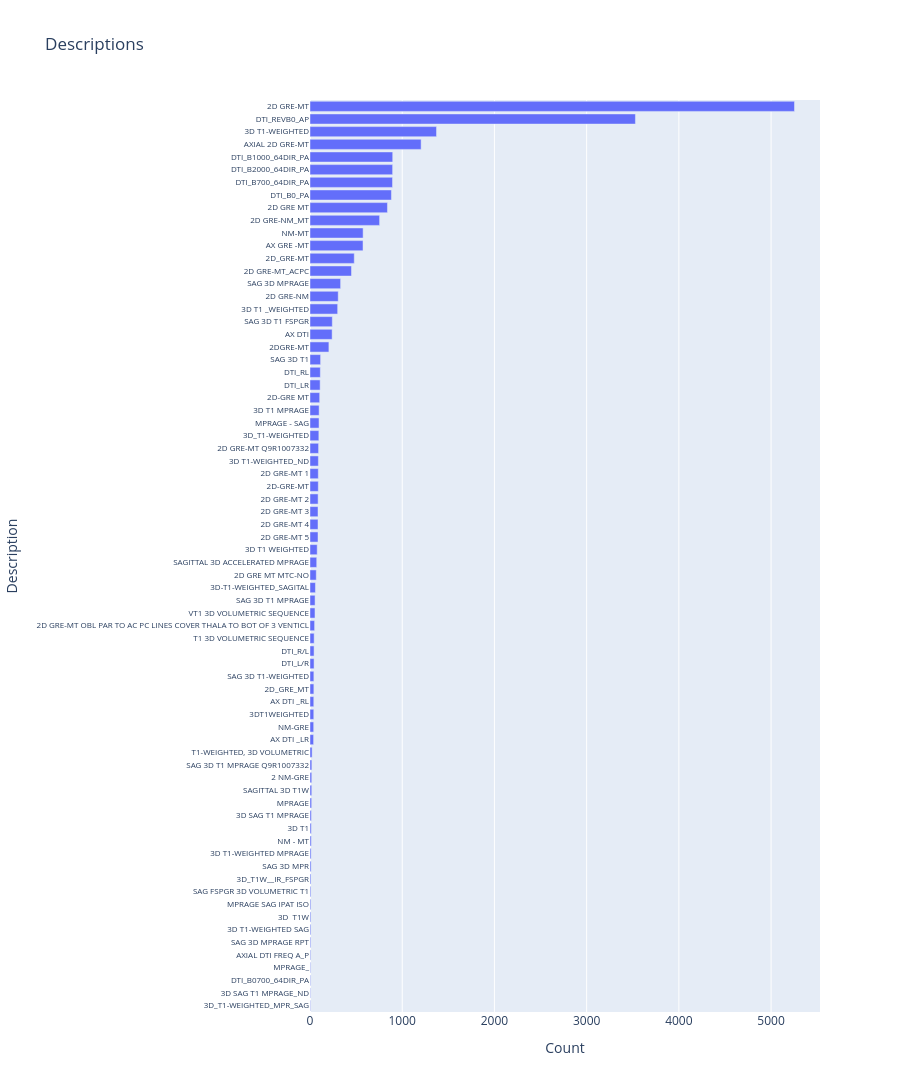

Notebook code cell kept with this figure:
### Code cell
desc_counts = df["Description_clean"].value_counts()
top_df = desc_counts.reset_index()
top_df.columns = ["Description", "Count"]

# Reverse order for horizontal readability (small → big from top to bottom)
top_df = top_df.iloc[::-1]

fig = px.bar(
    top_df,
    x="Count",
    y="Description",
    orientation="h",
    title="Descriptions",
    height=2000,
)

# Remove categoryorder — let your dataframe control it
fig.update_layout(
    yaxis={"categoryorder": "array", "categoryarray": top_df["Description"]}
)
fig.update_yaxes(
    tickmode="array",
    tickvals=top_df["Description"],
    ticktext=top_df["Description"],
    tickfont=dict(size=8),  # shrink font so all labels fit
)
fig.show()

### Figure 1 — Plotly figure (JSON) as saved in the notebook; plotly's stock layout.template omitted (floating-point values rounded to 4 significant figures)
{"data": [{"hovertemplate": "Count=%{x}<br>Description=%{y}<extra></extra>", "legendgroup": "", "marker": {"color": "#636efa", "pattern": {"shape": ""}}, "name": "", "orientation": "h", "showlegend": false, "textposition": "auto", "type": "bar", "x": [5, 5, 6, 6, 7, 8, 9, 9, 9, 9, 10, 12, 12, 14, 14, 15, 18, 19, 19, 20, 23, 39, 40, 41, 41, 42, 42, 44, 44, 45, 50, 54, 55, 59, 68, 73, 78, 87, 87, 87, 88, 90, 90, 91, 93, 96, 98, 99, 105, 110, 112, 115, 205, 240, 242, 300, 306, 332, 450, 480, 575, 576, 755, 840, 883, 895, 896, 897, 1205, 1372, 3529, 5254], "xaxis": "x", "y": ["3D_T1-WEIGHTED_MPR_SAG", "3D SAG T1 MPRAGE_ND", "DTI_B0700_64DIR_PA", "MPRAGE_", "AXIAL DTI FREQ A_P", "SAG 3D MPRAGE RPT", "3D T1-WEIGHTED SAG", "3D  T1W", "MPRAGE SAG IPAT ISO", "SAG FSPGR 3D VOLUMETRIC T1", "3D_T1W__IR_FSPGR", "SAG 3D MPR", "3D T1-WEIGHTED MPRAGE", "NM - MT", "3D T1", "3D SAG T1 MPRAGE", "MPRAGE", "SAGITTAL 3D T1W", "2 NM-GRE", "SAG 3D T1 MPRAGE Q9R1007332", "T1-WEIGHTED, 3D VOLUMETRIC", "AX DTI _LR", "NM-GRE", "3DT1WEIGHTED", "AX DTI _RL", "2D_GRE_MT", "SAG 3D T1-WEIGHTED", "DTI_L/R", "DTI_R/L", "T1 3D VOLUMETRIC SEQUENCE", "2D GRE-MT OBL PAR TO AC PC LINES COVER THALA TO BOT OF 3 VENTICL", "VT1 3D VOLUMETRIC SEQUENCE", "SAG 3D T1 MPRAGE", "3D-T1-WEIGHTED_SAGITAL", "2D GRE MT MTC-NO", "SAGITTAL 3D ACCELERATED MPRAGE", "3D T1 WEIGHTED", "2D GRE-MT 5", "2D GRE-MT 4", "2D GRE-MT 3", "2D GRE-MT 2", "2D-GRE-MT", "2D GRE-MT 1", "3D T1-WEIGHTED_ND", "2D GRE-MT Q9R1007332", "3D_T1-WEIGHTED", "MPRAGE - SAG", "3D T1 MPRAGE", "2D-GRE MT", "DTI_LR", "DTI_RL", "SAG 3D T1", "2DGRE-MT", "AX DTI", "SAG 3D T1 FSPGR", "3D T1 _WEIGHTED", "2D GRE-NM", "SAG 3D MPRAGE", "2D GRE-MT_ACPC", "2D_GRE-MT", "AX GRE -MT", "NM-MT", "2D GRE-NM_MT", "2D GRE MT", "DTI_B0_PA", "DTI_B700_64DIR_PA", "DTI_B2000_64DIR_PA", "DTI_B1000_64DIR_PA", "AXIAL 2D GRE-MT", "3D T1-WEIGHTED", "DTI_REVB0_AP", "2D GRE-MT"], "yaxis": "y"}], "layout": {"barmode": "relative", "height": 2000, "legend": {"tracegroupgap": 0}, "title": {"text": "Descriptions"}, "xaxis": {"anchor": "y", "domain": [0, 1], "title": {"text": "Count"}}, "yaxis": {"anchor": "x", "categoryarray": ["3D_T1-WEIGHTED_MPR_SAG", "3D SAG T1 MPRAGE_ND", "DTI_B0700_64DIR_PA", "MPRAGE_", "AXIAL DTI FREQ A_P", "SAG 3D MPRAGE RPT", "3D T1-WEIGHTED SAG", "3D  T1W", "MPRAGE SAG IPAT ISO", "SAG FSPGR 3D VOLUMETRIC T1", "3D_T1W__IR_FSPGR", "SAG 3D MPR", "3D T1-WEIGHTED MPRAGE", "NM - MT", "3D T1", "3D SAG T1 MPRAGE", "MPRAGE", "SAGITTAL 3D T1W", "2 NM-GRE", "SAG 3D T1 MPRAGE Q9R1007332", "T1-WEIGHTED, 3D VOLUMETRIC", "AX DTI _LR", "NM-GRE", "3DT1WEIGHTED", "AX DTI _RL", "2D_GRE_MT", "SAG 3D T1-WEIGHTED", "DTI_L/R", "DTI_R/L", "T1 3D VOLUMETRIC SEQUENCE", "2D GRE-MT OBL PAR TO AC PC LINES COVER THALA TO BOT OF 3 VENTICL", "VT1 3D VOLUMETRIC SEQUENCE", "SAG 3D T1 MPRAGE", "3D-T1-WEIGHTED_SAGITAL", "2D GRE MT MTC-NO", "SAGITTAL 3D ACCELERATED MPRAGE", "3D T1 WEIGHTED", "2D GRE-MT 5", "2D GRE-MT 4", "2D GRE-MT 3", "2D GRE-MT 2", "2D-GRE-MT", "2D GRE-MT 1", "3D T1-WEIGHTED_ND", "2D GRE-MT Q9R1007332", "3D_T1-WEIGHTED", "MPRAGE - SAG", "3D T1 MPRAGE", "2D-GRE MT", "DTI_LR", "DTI_RL", "SAG 3D T1", "2DGRE-MT", "AX DTI", "SAG 3D T1 FSPGR", "3D T1 _WEIGHTED", "2D GRE-NM", "SAG 3D MPRAGE", "2D GRE-MT_ACPC", "2D_GRE-MT", "AX GRE -MT", "NM-MT", "2D GRE-NM_MT", "2D GRE MT", "DTI_B0_PA", "DTI_B700_64DIR_PA", "DTI_B2000_64DIR_PA", "DTI_B1000_64DIR_PA", "AXIAL 2D GRE-MT", "3D T1-WEIGHTED", "DTI_REVB0_AP", "2D GRE-MT"], "categoryorder": "array", "domain": [0, 1], "tickfont": {"size": 8}, "tickmode": "array", "ticktext": ["3D_T1-WEIGHTED_MPR_SAG", "3D SAG T1 MPRAGE_ND", "DTI_B0700_64DIR_PA", "MPRAGE_", "AXIAL DTI FREQ A_P", "SAG 3D MPRAGE RPT", "3D T1-WEIGHTED SAG", "3D  T1W", "MPRAGE SAG IPAT ISO", "SAG FSPGR 3D VOLUMETRIC T1", "3D_T1W__IR_FSPGR", "SAG 3D MPR", "3D T1-WEIGHTED MPRAGE", "NM - MT", "3D T1", "3D SAG T1 MPRAGE", "MPRAGE", "SAGITTAL 3D T1W", "2 NM-GRE", "SAG 3D T1 MPRAGE Q9R1007332", "T1-WEIGHTED, 3D VOLUMETRIC", "AX DTI _LR", "NM-GRE", "3DT1WEIGHTED", "AX DTI _RL", "2D_GRE_MT", "SAG 3D T1-WEIGHTED", "DTI_L/R", "DTI_R/L", "T1 3D VOLUMETRIC SEQUENCE", "2D GRE-MT OBL PAR TO AC PC LINES COVER THALA TO BOT OF 3 VENTICL", "VT1 3D VOLUMETRIC SEQUENCE", "SAG 3D T1 MPRAGE", "3D-T1-WEIGHTED_SAGITAL", "2D GRE MT MTC-NO", "SAGITTAL 3D ACCELERATED MPRAGE", "3D T1 WEIGHTED", "2D GRE-MT 5", "2D GRE-MT 4", "2D GRE-MT 3", "2D GRE-MT 2", "2D-GRE-MT", "2D GRE-MT 1", "3D T1-WEIGHTED_ND", "2D GRE-MT Q9R1007332", "3D_T1-WEIGHTED", "MPRAGE - SAG", "3D T1 MPRAGE", "2D-GRE MT", "DTI_LR", "DTI_RL", "SAG 3D T1", "2DGRE-MT", "AX DTI", "SAG 3D T1 FSPGR", "3D T1 _WEIGHTED", "2D GRE-NM", "SAG 3D MPRAGE", "2D GRE-MT_ACPC", "2D_GRE-MT", "AX GRE -MT", "NM-MT", "2D GRE-NM_MT", "2D GRE MT", "DTI_B0_PA", "DTI_B700_64DIR_PA", "DTI_B2000_64DIR_PA", "DTI_B1000_64DIR_PA", "AXIAL 2D GRE-MT", "3D T1-WEIGHTED", "DTI_REVB0_AP", "2D GRE-MT"], "tickvals": ["3D_T1-WEIGHTED_MPR_SAG", "3D SAG T1 MPRAGE_ND", "DTI_B0700_64DIR_PA", "MPRAGE_", "AXIAL DTI FREQ A_P", "SAG 3D MPRAGE RPT", "3D T1-WEIGHTED SAG", "3D  T1W", "MPRAGE SAG IPAT ISO", "SAG FSPGR 3D VOLUMETRIC T1", "3D_T1W__IR_FSPGR", "SAG 3D MPR", "3D T1-WEIGHTED MPRAGE", "NM - MT", "3D T1", "3D SAG T1 MPRAGE", "MPRAGE", "SAGITTAL 3D T1W", "2 NM-GRE", "SAG 3D T1 MPRAGE Q9R1007332", "T1-WEIGHTED, 3D VOLUMETRIC", "AX DTI _LR", "NM-GRE", "3DT1WEIGHTED", "AX DTI _RL", "2D_GRE_MT", "SAG 3D T1-WEIGHTED", "DTI_L/R", "DTI_R/L", "T1 3D VOLUMETRIC SEQUENCE", "2D GRE-MT OBL PAR TO AC PC LINES COVER THALA TO BOT OF 3 VENTICL", "VT1 3D VOLUMETRIC SEQUENCE", "SAG 3D T1 MPRAGE", "3D-T1-WEIGHTED_SAGITAL", "2D GRE MT MTC-NO", "SAGITTAL 3D ACCELERATED MPRAGE", "3D T1 WEIGHTED", "2D GRE-MT 5", "2D GRE-MT 4", "2D GRE-MT 3", "2D GRE-MT 2", "2D-GRE-MT", "2D GRE-MT 1", "3D T1-WEIGHTED_ND", "2D GRE-MT Q9R1007332", "3D_T1-WEIGHTED", "MPRAGE - SAG", "3D T1 MPRAGE", "2D-GRE MT", "DTI_LR", "DTI_RL", "SAG 3D T1", "2DGRE-MT", "AX DTI", "SAG 3D T1 FSPGR", "3D T1 _WEIGHTED", "2D GRE-NM", "SAG 3D MPRAGE", "2D GRE-MT_ACPC", "2D_GRE-MT", "AX GRE -MT", "NM-MT", "2D GRE-NM_MT", "2D GRE MT", "DTI_B0_PA", "DTI_B700_64DIR_PA", "DTI_B2000_64DIR_PA", "DTI_B1000_64DIR_PA", "AXIAL 2D GRE-MT", "3D T1-WEIGHTED", "DTI_REVB0_AP", "2D GRE-MT"], "title": {"text": "Description"}}}}
